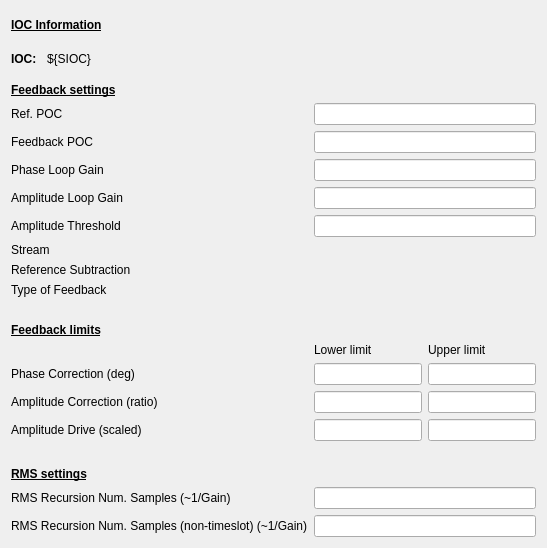
<?xml version="1.0" encoding="UTF-8"?>
<ui version="4.0">
 <class>Form</class>
 <widget class="QWidget" name="Form">
  <property name="geometry">
   <rect>
    <x>0</x>
    <y>0</y>
    <width>547</width>
    <height>548</height>
   </rect>
  </property>
  <property name="windowTitle">
   <string>LLRF Feedback Expert Settings - ${DEV}</string>
  </property>
  <layout class="QVBoxLayout" name="verticalLayout">
   <item>
    <layout class="QGridLayout" name="gridLayout_2">
     <property name="topMargin">
      <number>0</number>
     </property>
     <item row="1" column="0">
      <widget class="QLabel" name="label_5">
       <property name="maximumSize">
        <size>
         <width>30</width>
         <height>16777215</height>
        </size>
       </property>
       <property name="font">
        <font>
         <weight>75</weight>
         <bold>true</bold>
        </font>
       </property>
       <property name="text">
        <string>IOC: </string>
       </property>
      </widget>
     </item>
     <item row="0" column="2">
      <spacer name="horizontalSpacer">
       <property name="orientation">
        <enum>Qt::Horizontal</enum>
       </property>
       <property name="sizeHint" stdset="0">
        <size>
         <width>40</width>
         <height>20</height>
        </size>
       </property>
      </spacer>
     </item>
     <item row="1" column="1">
      <widget class="PyDMLabel" name="PyDMLabel">
       <property name="toolTip">
        <string/>
       </property>
       <property name="text">
        <string>${SIOC}</string>
       </property>
      </widget>
     </item>
     <item row="0" column="0" colspan="2">
      <widget class="QLabel" name="label_4">
       <property name="font">
        <font>
         <weight>75</weight>
         <bold>true</bold>
         <underline>true</underline>
        </font>
       </property>
       <property name="text">
        <string>IOC Information</string>
       </property>
      </widget>
     </item>
    </layout>
   </item>
   <item>
    <spacer name="verticalSpacer_3">
     <property name="orientation">
      <enum>Qt::Vertical</enum>
     </property>
     <property name="sizeType">
      <enum>QSizePolicy::Fixed</enum>
     </property>
     <property name="sizeHint" stdset="0">
      <size>
       <width>20</width>
       <height>5</height>
      </size>
     </property>
    </spacer>
   </item>
   <item>
    <layout class="QGridLayout" name="gridLayout">
     <item row="9" column="1" colspan="2">
      <widget class="PyDMEnumButton" name="PyDMEnumButton">
       <property name="sizePolicy">
        <sizepolicy hsizetype="Preferred" vsizetype="Fixed">
         <horstretch>0</horstretch>
         <verstretch>0</verstretch>
        </sizepolicy>
       </property>
       <property name="maximumSize">
        <size>
         <width>16777215</width>
         <height>30</height>
        </size>
       </property>
       <property name="toolTip">
        <string/>
       </property>
       <property name="styleSheet">
        <string notr="true">QPushButton{font: 8px;}</string>
       </property>
       <property name="channel" stdset="0">
        <string>ca://${DEV}:STRMENB</string>
       </property>
       <property name="orientation" stdset="0">
        <enum>Qt::Horizontal</enum>
       </property>
       <property name="marginTop" stdset="0">
        <number>0</number>
       </property>
       <property name="marginBottom" stdset="0">
        <number>0</number>
       </property>
       <property name="marginLeft" stdset="0">
        <number>0</number>
       </property>
       <property name="marginRight" stdset="0">
        <number>0</number>
       </property>
       <property name="horizontalSpacing" stdset="0">
        <number>0</number>
       </property>
       <property name="verticalSpacing" stdset="0">
        <number>0</number>
       </property>
      </widget>
     </item>
     <item row="0" column="0" colspan="3">
      <widget class="QLabel" name="label">
       <property name="font">
        <font>
         <weight>75</weight>
         <bold>true</bold>
         <underline>true</underline>
        </font>
       </property>
       <property name="text">
        <string>Feedback settings</string>
       </property>
      </widget>
     </item>
     <item row="20" column="0">
      <widget class="QLabel" name="label_15">
       <property name="text">
        <string>RMS Recursion Num. Samples (~1/Gain)</string>
       </property>
      </widget>
     </item>
     <item row="21" column="1" colspan="2">
      <widget class="PyDMLineEdit" name="PyDMLineEdit_74">
       <property name="toolTip">
        <string/>
       </property>
       <property name="alignment">
        <set>Qt::AlignCenter</set>
       </property>
       <property name="alarmSensitiveContent" stdset="0">
        <bool>true</bool>
       </property>
       <property name="channel" stdset="0">
        <string>ca://${DEV}:VARNSAMPLE_NT</string>
       </property>
      </widget>
     </item>
     <item row="12" column="0" colspan="3">
      <spacer name="verticalSpacer">
       <property name="orientation">
        <enum>Qt::Vertical</enum>
       </property>
       <property name="sizeType">
        <enum>QSizePolicy::Fixed</enum>
       </property>
       <property name="sizeHint" stdset="0">
        <size>
         <width>20</width>
         <height>20</height>
        </size>
       </property>
      </spacer>
     </item>
     <item row="11" column="1" colspan="2">
      <widget class="PyDMEnumButton" name="PyDMEnumButton_6">
       <property name="sizePolicy">
        <sizepolicy hsizetype="Preferred" vsizetype="Maximum">
         <horstretch>0</horstretch>
         <verstretch>0</verstretch>
        </sizepolicy>
       </property>
       <property name="maximumSize">
        <size>
         <width>16777215</width>
         <height>30</height>
        </size>
       </property>
       <property name="toolTip">
        <string/>
       </property>
       <property name="styleSheet">
        <string notr="true">QPushButton{font: 8px;}</string>
       </property>
       <property name="channel" stdset="0">
        <string>ca://${DEV}:OPMODE</string>
       </property>
       <property name="orientation" stdset="0">
        <enum>Qt::Horizontal</enum>
       </property>
       <property name="marginTop" stdset="0">
        <number>0</number>
       </property>
       <property name="marginBottom" stdset="0">
        <number>0</number>
       </property>
       <property name="marginLeft" stdset="0">
        <number>0</number>
       </property>
       <property name="marginRight" stdset="0">
        <number>0</number>
       </property>
       <property name="horizontalSpacing" stdset="0">
        <number>0</number>
       </property>
       <property name="verticalSpacing" stdset="0">
        <number>0</number>
       </property>
      </widget>
     </item>
     <item row="7" column="0">
      <widget class="QLabel" name="label_7">
       <property name="text">
        <string>Amplitude Loop Gain</string>
       </property>
      </widget>
     </item>
     <item row="19" column="0">
      <widget class="QLabel" name="label_20">
       <property name="font">
        <font>
         <weight>75</weight>
         <bold>true</bold>
         <underline>true</underline>
        </font>
       </property>
       <property name="text">
        <string>RMS settings</string>
       </property>
      </widget>
     </item>
     <item row="14" column="2">
      <widget class="QLabel" name="label_13">
       <property name="text">
        <string>Upper limit</string>
       </property>
      </widget>
     </item>
     <item row="16" column="0">
      <widget class="QLabel" name="label_17">
       <property name="text">
        <string>Amplitude Correction (ratio)</string>
       </property>
      </widget>
     </item>
     <item row="6" column="0">
      <widget class="QLabel" name="label_6">
       <property name="text">
        <string>Phase Loop Gain</string>
       </property>
      </widget>
     </item>
     <item row="17" column="2">
      <widget class="PyDMLineEdit" name="PyDMLineEdit_51">
       <property name="toolTip">
        <string/>
       </property>
       <property name="alignment">
        <set>Qt::AlignCenter</set>
       </property>
       <property name="alarmSensitiveContent" stdset="0">
        <bool>true</bool>
       </property>
       <property name="channel" stdset="0">
        <string>ca://${DEV}:ADRVUPL</string>
       </property>
      </widget>
     </item>
     <item row="13" column="0" colspan="3">
      <widget class="QLabel" name="label_12">
       <property name="font">
        <font>
         <weight>75</weight>
         <bold>true</bold>
         <underline>true</underline>
        </font>
       </property>
       <property name="text">
        <string>Feedback limits</string>
       </property>
      </widget>
     </item>
     <item row="7" column="1" colspan="2">
      <widget class="PyDMLineEdit" name="PyDMLineEdit_46">
       <property name="toolTip">
        <string/>
       </property>
       <property name="alignment">
        <set>Qt::AlignCenter</set>
       </property>
       <property name="alarmSensitiveContent" stdset="0">
        <bool>true</bool>
       </property>
       <property name="channel" stdset="0">
        <string>ca://${DEV}:AGAIN</string>
       </property>
      </widget>
     </item>
     <item row="2" column="0">
      <widget class="QLabel" name="label_3">
       <property name="text">
        <string>Feedback POC</string>
       </property>
      </widget>
     </item>
     <item row="16" column="2">
      <widget class="PyDMLineEdit" name="PyDMLineEdit_49">
       <property name="toolTip">
        <string/>
       </property>
       <property name="alignment">
        <set>Qt::AlignCenter</set>
       </property>
       <property name="alarmSensitiveContent" stdset="0">
        <bool>true</bool>
       </property>
       <property name="channel" stdset="0">
        <string>ca://${DEV}:ACORUPL</string>
       </property>
      </widget>
     </item>
     <item row="17" column="1">
      <widget class="PyDMLineEdit" name="PyDMLineEdit_52">
       <property name="toolTip">
        <string/>
       </property>
       <property name="alignment">
        <set>Qt::AlignCenter</set>
       </property>
       <property name="alarmSensitiveContent" stdset="0">
        <bool>true</bool>
       </property>
       <property name="channel" stdset="0">
        <string>ca://${DEV}:ADRVLOL</string>
       </property>
      </widget>
     </item>
     <item row="15" column="2">
      <widget class="PyDMLineEdit" name="PyDMLineEdit_47">
       <property name="toolTip">
        <string/>
       </property>
       <property name="alignment">
        <set>Qt::AlignCenter</set>
       </property>
       <property name="alarmSensitiveContent" stdset="0">
        <bool>true</bool>
       </property>
       <property name="channel" stdset="0">
        <string>ca://${DEV}:PCORUPL</string>
       </property>
      </widget>
     </item>
     <item row="15" column="0">
      <widget class="QLabel" name="label_16">
       <property name="text">
        <string>Phase Correction (deg)</string>
       </property>
      </widget>
     </item>
     <item row="1" column="0">
      <widget class="QLabel" name="label_2">
       <property name="text">
        <string>Ref. POC</string>
       </property>
      </widget>
     </item>
     <item row="8" column="0">
      <widget class="QLabel" name="label_8">
       <property name="text">
        <string>Amplitude Threshold</string>
       </property>
      </widget>
     </item>
     <item row="15" column="1">
      <widget class="PyDMLineEdit" name="PyDMLineEdit_48">
       <property name="toolTip">
        <string/>
       </property>
       <property name="alignment">
        <set>Qt::AlignCenter</set>
       </property>
       <property name="alarmSensitiveContent" stdset="0">
        <bool>true</bool>
       </property>
       <property name="channel" stdset="0">
        <string>ca://${DEV}:PCORLOL</string>
       </property>
      </widget>
     </item>
     <item row="10" column="1" colspan="2">
      <widget class="PyDMEnumButton" name="PyDMEnumButton_3">
       <property name="sizePolicy">
        <sizepolicy hsizetype="Preferred" vsizetype="Maximum">
         <horstretch>0</horstretch>
         <verstretch>0</verstretch>
        </sizepolicy>
       </property>
       <property name="maximumSize">
        <size>
         <width>16777215</width>
         <height>30</height>
        </size>
       </property>
       <property name="toolTip">
        <string/>
       </property>
       <property name="styleSheet">
        <string notr="true">QPushButton{font: 8px;}</string>
       </property>
       <property name="channel" stdset="0">
        <string>ca://${DEV}:REFSUBENB</string>
       </property>
       <property name="orientation" stdset="0">
        <enum>Qt::Horizontal</enum>
       </property>
       <property name="marginTop" stdset="0">
        <number>0</number>
       </property>
       <property name="marginBottom" stdset="0">
        <number>0</number>
       </property>
       <property name="marginLeft" stdset="0">
        <number>0</number>
       </property>
       <property name="marginRight" stdset="0">
        <number>0</number>
       </property>
       <property name="horizontalSpacing" stdset="0">
        <number>0</number>
       </property>
       <property name="verticalSpacing" stdset="0">
        <number>0</number>
       </property>
      </widget>
     </item>
     <item row="10" column="0">
      <widget class="QLabel" name="label_11">
       <property name="text">
        <string>Reference Subtraction</string>
       </property>
      </widget>
     </item>
     <item row="20" column="1" colspan="2">
      <widget class="PyDMLineEdit" name="PyDMLineEdit_65">
       <property name="toolTip">
        <string/>
       </property>
       <property name="alignment">
        <set>Qt::AlignCenter</set>
       </property>
       <property name="alarmSensitiveContent" stdset="0">
        <bool>true</bool>
       </property>
       <property name="channel" stdset="0">
        <string>ca://${DEV}:VARNSAMPLE</string>
       </property>
      </widget>
     </item>
     <item row="8" column="1" colspan="2">
      <widget class="PyDMLineEdit" name="PyDMLineEdit_72">
       <property name="font">
        <font>
         <pointsize>9</pointsize>
        </font>
       </property>
       <property name="toolTip">
        <string/>
       </property>
       <property name="alignment">
        <set>Qt::AlignCenter</set>
       </property>
       <property name="alarmSensitiveContent" stdset="0">
        <bool>true</bool>
       </property>
       <property name="channel" stdset="0">
        <string>ca://${DEV}:ATHRED</string>
       </property>
      </widget>
     </item>
     <item row="2" column="1" colspan="2">
      <widget class="PyDMLineEdit" name="PyDMLineEdit_44">
       <property name="toolTip">
        <string/>
       </property>
       <property name="alignment">
        <set>Qt::AlignCenter</set>
       </property>
       <property name="alarmSensitiveContent" stdset="0">
        <bool>true</bool>
       </property>
       <property name="channel" stdset="0">
        <string>ca://${DEV}:FBPOC</string>
       </property>
      </widget>
     </item>
     <item row="17" column="0">
      <widget class="QLabel" name="label_18">
       <property name="text">
        <string>Amplitude Drive (scaled)</string>
       </property>
      </widget>
     </item>
     <item row="1" column="1" colspan="2">
      <widget class="PyDMLineEdit" name="PyDMLineEdit_43">
       <property name="toolTip">
        <string/>
       </property>
       <property name="alignment">
        <set>Qt::AlignCenter</set>
       </property>
       <property name="alarmSensitiveContent" stdset="0">
        <bool>true</bool>
       </property>
       <property name="channel" stdset="0">
        <string>ca://${DEV}:REFPOC</string>
       </property>
      </widget>
     </item>
     <item row="14" column="1">
      <widget class="QLabel" name="label_14">
       <property name="text">
        <string>Lower limit</string>
       </property>
      </widget>
     </item>
     <item row="16" column="1">
      <widget class="PyDMLineEdit" name="PyDMLineEdit_50">
       <property name="toolTip">
        <string/>
       </property>
       <property name="alignment">
        <set>Qt::AlignCenter</set>
       </property>
       <property name="alarmSensitiveContent" stdset="0">
        <bool>true</bool>
       </property>
       <property name="channel" stdset="0">
        <string>ca://${DEV}:ACORLOL</string>
       </property>
      </widget>
     </item>
     <item row="9" column="0">
      <widget class="QLabel" name="label_9">
       <property name="text">
        <string>Stream</string>
       </property>
      </widget>
     </item>
     <item row="11" column="0">
      <widget class="QLabel" name="label_10">
       <property name="text">
        <string>Type of Feedback</string>
       </property>
      </widget>
     </item>
     <item row="6" column="1" colspan="2">
      <widget class="PyDMLineEdit" name="PyDMLineEdit_45">
       <property name="toolTip">
        <string/>
       </property>
       <property name="alignment">
        <set>Qt::AlignCenter</set>
       </property>
       <property name="alarmSensitiveContent" stdset="0">
        <bool>true</bool>
       </property>
       <property name="channel" stdset="0">
        <string>ca://${DEV}:PGAIN</string>
       </property>
      </widget>
     </item>
     <item row="21" column="0">
      <widget class="QLabel" name="label_19">
       <property name="text">
        <string>RMS Recursion Num. Samples (non-timeslot) (~1/Gain)</string>
       </property>
      </widget>
     </item>
     <item row="18" column="0" colspan="3">
      <spacer name="verticalSpacer_2">
       <property name="orientation">
        <enum>Qt::Vertical</enum>
       </property>
       <property name="sizeType">
        <enum>QSizePolicy::Fixed</enum>
       </property>
       <property name="sizeHint" stdset="0">
        <size>
         <width>20</width>
         <height>20</height>
        </size>
       </property>
      </spacer>
     </item>
    </layout>
   </item>
  </layout>
 </widget>
 <customwidgets>
  <customwidget>
   <class>PyDMLabel</class>
   <extends>QLabel</extends>
   <header>pydm.widgets.label</header>
  </customwidget>
  <customwidget>
   <class>PyDMEnumButton</class>
   <extends>QWidget</extends>
   <header>pydm.widgets.enum_button</header>
  </customwidget>
  <customwidget>
   <class>PyDMLineEdit</class>
   <extends>QLineEdit</extends>
   <header>pydm.widgets.line_edit</header>
  </customwidget>
 </customwidgets>
 <resources/>
 <connections/>
</ui>
